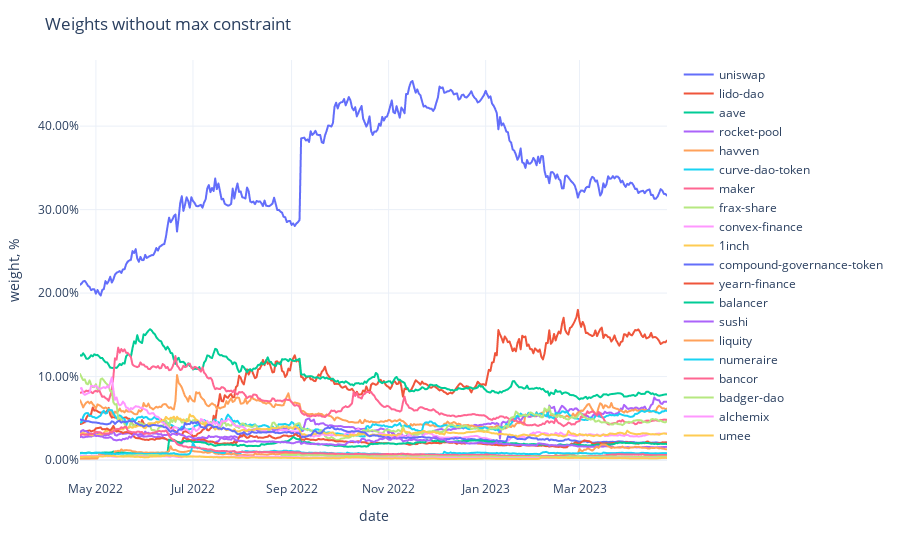

Source (notebook cell):
### Code cell
fig = px.line(weights,
              labels={'value': 'weight, %', 'variable': ''})
fig.update_traces(
    hovertemplate="%{y}"
)
fig.update_yaxes(
    tickformat=".2%",
)
fig.update_xaxes(
    showspikes=True,
    spikethickness=2,
    spikedash="dot",
    spikecolor="#999999",
    spikemode="across",
)
fig.update_layout(
    ## showlegend=False,
    hovermode="x",
    hoverdistance=100,  ## Distance to show hover label of data point
    spikedistance=1000,  ## Distance to show spike
    template='plotly_white',
    title='Weights without max constraint'
)

### Figure 1 — Plotly figure (JSON) as saved in the notebook; plotly's stock layout.template omitted (floating-point values rounded to 4 significant figures; data arrays with more than 128 entries replaced by an {"elided": "..."} marker saying what was removed)
{"data": [{"hovertemplate": "%{y}", "legendgroup": "uniswap", "line": {"color": "#636efa", "dash": "solid"}, "marker": {"symbol": "circle"}, "mode": "lines", "name": "uniswap", "showlegend": true, "type": "scattergl", "x": {"elided": "370 str values"}, "xaxis": "x", "y": {"elided": "370 float values"}, "yaxis": "y"}, {"hovertemplate": "%{y}", "legendgroup": "lido-dao", "line": {"color": "#EF553B", "dash": "solid"}, "marker": {"symbol": "circle"}, "mode": "lines", "name": "lido-dao", "showlegend": true, "type": "scattergl", "x": {"elided": "370 str values"}, "xaxis": "x", "y": {"elided": "370 float values"}, "yaxis": "y"}, {"hovertemplate": "%{y}", "legendgroup": "aave", "line": {"color": "#00cc96", "dash": "solid"}, "marker": {"symbol": "circle"}, "mode": "lines", "name": "aave", "showlegend": true, "type": "scattergl", "x": {"elided": "370 str values"}, "xaxis": "x", "y": {"elided": "370 float values"}, "yaxis": "y"}, {"hovertemplate": "%{y}", "legendgroup": "rocket-pool", "line": {"color": "#ab63fa", "dash": "solid"}, "marker": {"symbol": "circle"}, "mode": "lines", "name": "rocket-pool", "showlegend": true, "type": "scattergl", "x": {"elided": "370 str values"}, "xaxis": "x", "y": {"elided": "370 float values"}, "yaxis": "y"}, {"hovertemplate": "%{y}", "legendgroup": "havven", "line": {"color": "#FFA15A", "dash": "solid"}, "marker": {"symbol": "circle"}, "mode": "lines", "name": "havven", "showlegend": true, "type": "scattergl", "x": {"elided": "370 str values"}, "xaxis": "x", "y": {"elided": "370 float values"}, "yaxis": "y"}, {"hovertemplate": "%{y}", "legendgroup": "curve-dao-token", "line": {"color": "#19d3f3", "dash": "solid"}, "marker": {"symbol": "circle"}, "mode": "lines", "name": "curve-dao-token", "showlegend": true, "type": "scattergl", "x": {"elided": "370 str values"}, "xaxis": "x", "y": {"elided": "370 float values"}, "yaxis": "y"}, {"hovertemplate": "%{y}", "legendgroup": "maker", "line": {"color": "#FF6692", "dash": "solid"}, "marker": {"symbol": "circle"}, "mode": "lines", "name": "maker", "showlegend": true, "type": "scattergl", "x": {"elided": "370 str values"}, "xaxis": "x", "y": {"elided": "370 float values"}, "yaxis": "y"}, {"hovertemplate": "%{y}", "legendgroup": "frax-share", "line": {"color": "#B6E880", "dash": "solid"}, "marker": {"symbol": "circle"}, "mode": "lines", "name": "frax-share", "showlegend": true, "type": "scattergl", "x": {"elided": "370 str values"}, "xaxis": "x", "y": {"elided": "370 float values"}, "yaxis": "y"}, {"hovertemplate": "%{y}", "legendgroup": "convex-finance", "line": {"color": "#FF97FF", "dash": "solid"}, "marker": {"symbol": "circle"}, "mode": "lines", "name": "convex-finance", "showlegend": true, "type": "scattergl", "x": {"elided": "370 str values"}, "xaxis": "x", "y": {"elided": "370 float values"}, "yaxis": "y"}, {"hovertemplate": "%{y}", "legendgroup": "1inch", "line": {"color": "#FECB52", "dash": "solid"}, "marker": {"symbol": "circle"}, "mode": "lines", "name": "1inch", "showlegend": true, "type": "scattergl", "x": {"elided": "370 str values"}, "xaxis": "x", "y": {"elided": "370 float values"}, "yaxis": "y"}, {"hovertemplate": "%{y}", "legendgroup": "compound-governance-token", "line": {"color": "#636efa", "dash": "solid"}, "marker": {"symbol": "circle"}, "mode": "lines", "name": "compound-governance-token", "showlegend": true, "type": "scattergl", "x": {"elided": "370 str values"}, "xaxis": "x", "y": {"elided": "370 float values"}, "yaxis": "y"}, {"hovertemplate": "%{y}", "legendgroup": "yearn-finance", "line": {"color": "#EF553B", "dash": "solid"}, "marker": {"symbol": "circle"}, "mode": "lines", "name": "yearn-finance", "showlegend": true, "type": "scattergl", "x": {"elided": "370 str values"}, "xaxis": "x", "y": {"elided": "370 float values"}, "yaxis": "y"}, {"hovertemplate": "%{y}", "legendgroup": "balancer", "line": {"color": "#00cc96", "dash": "solid"}, "marker": {"symbol": "circle"}, "mode": "lines", "name": "balancer", "showlegend": true, "type": "scattergl", "x": {"elided": "370 str values"}, "xaxis": "x", "y": {"elided": "370 float values"}, "yaxis": "y"}, {"hovertemplate": "%{y}", "legendgroup": "sushi", "line": {"color": "#ab63fa", "dash": "solid"}, "marker": {"symbol": "circle"}, "mode": "lines", "name": "sushi", "showlegend": true, "type": "scattergl", "x": {"elided": "370 str values"}, "xaxis": "x", "y": {"elided": "370 float values"}, "yaxis": "y"}, {"hovertemplate": "%{y}", "legendgroup": "liquity", "line": {"color": "#FFA15A", "dash": "solid"}, "marker": {"symbol": "circle"}, "mode": "lines", "name": "liquity", "showlegend": true, "type": "scattergl", "x": {"elided": "370 str values"}, "xaxis": "x", "y": {"elided": "370 float values"}, "yaxis": "y"}, {"hovertemplate": "%{y}", "legendgroup": "numeraire", "line": {"color": "#19d3f3", "dash": "solid"}, "marker": {"symbol": "circle"}, "mode": "lines", "name": "numeraire", "showlegend": true, "type": "scattergl", "x": {"elided": "370 str values"}, "xaxis": "x", "y": {"elided": "370 float values"}, "yaxis": "y"}, {"hovertemplate": "%{y}", "legendgroup": "bancor", "line": {"color": "#FF6692", "dash": "solid"}, "marker": {"symbol": "circle"}, "mode": "lines", "name": "bancor", "showlegend": true, "type": "scattergl", "x": {"elided": "370 str values"}, "xaxis": "x", "y": {"elided": "370 float values"}, "yaxis": "y"}, {"hovertemplate": "%{y}", "legendgroup": "badger-dao", "line": {"color": "#B6E880", "dash": "solid"}, "marker": {"symbol": "circle"}, "mode": "lines", "name": "badger-dao", "showlegend": true, "type": "scattergl", "x": {"elided": "370 str values"}, "xaxis": "x", "y": {"elided": "370 float values"}, "yaxis": "y"}, {"hovertemplate": "%{y}", "legendgroup": "alchemix", "line": {"color": "#FF97FF", "dash": "solid"}, "marker": {"symbol": "circle"}, "mode": "lines", "name": "alchemix", "showlegend": true, "type": "scattergl", "x": {"elided": "370 str values"}, "xaxis": "x", "y": {"elided": "370 float values"}, "yaxis": "y"}, {"hovertemplate": "%{y}", "legendgroup": "umee", "line": {"color": "#FECB52", "dash": "solid"}, "marker": {"symbol": "circle"}, "mode": "lines", "name": "umee", "showlegend": true, "type": "scattergl", "x": {"elided": "370 str values"}, "xaxis": "x", "y": {"elided": "370 float values"}, "yaxis": "y"}], "layout": {"hoverdistance": 100, "hovermode": "x", "legend": {"title": {"text": ""}, "tracegroupgap": 0}, "margin": {"t": 60}, "spikedistance": 1000, "title": {"text": "Weights without max constraint"}, "xaxis": {"anchor": "y", "domain": [0, 1], "showspikes": true, "spikecolor": "#999999", "spikedash": "dot", "spikemode": "across", "spikethickness": 2, "title": {"text": "date"}}, "yaxis": {"anchor": "x", "domain": [0, 1], "tickformat": ".2%", "title": {"text": "weight, %"}}}}
